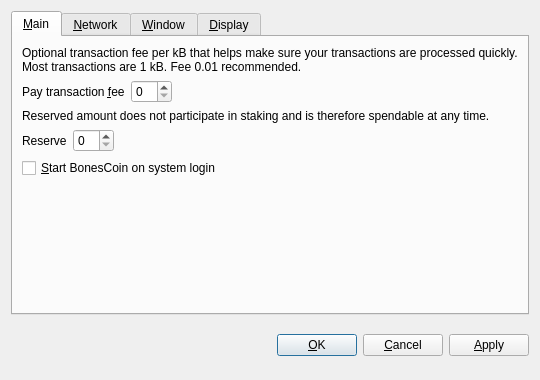
<?xml version="1.0" encoding="UTF-8"?>
<ui version="4.0">
 <class>OptionsDialog</class>
 <widget class="QDialog" name="OptionsDialog">
  <property name="geometry">
   <rect>
    <x>0</x>
    <y>0</y>
    <width>540</width>
    <height>380</height>
   </rect>
  </property>
  <property name="windowTitle">
   <string>Options</string>
  </property>
  <property name="modal">
   <bool>true</bool>
  </property>
  <layout class="QVBoxLayout" name="verticalLayout">
   <item>
    <widget class="QTabWidget" name="tabWidget">
     <property name="tabPosition">
      <enum>QTabWidget::North</enum>
     </property>
     <property name="currentIndex">
      <number>0</number>
     </property>
     <widget class="QWidget" name="tabMain">
      <attribute name="title">
       <string>&amp;Main</string>
      </attribute>
      <layout class="QVBoxLayout" name="verticalLayout_Main">
       <item>
        <widget class="QLabel" name="transactionFeeInfoLabel">
         <property name="text">
          <string>Optional transaction fee per kB that helps make sure your transactions are processed quickly. Most transactions are 1 kB. Fee 0.01 recommended.</string>
         </property>
         <property name="textFormat">
          <enum>Qt::PlainText</enum>
         </property>
         <property name="wordWrap">
          <bool>true</bool>
         </property>
        </widget>
       </item>
       <item>
        <layout class="QHBoxLayout" name="horizontalLayoutFee">
         <item>
          <widget class="QLabel" name="transactionFeeLabel">
           <property name="text">
            <string>Pay transaction &amp;fee</string>
           </property>
           <property name="textFormat">
            <enum>Qt::PlainText</enum>
           </property>
           <property name="buddy">
            <cstring>transactionFee</cstring>
           </property>
          </widget>
         </item>
         <item>
          <widget class="BitcoinAmountField" name="transactionFee"/>
         </item>
         <item>
          <spacer name="horizontalSpacerFee">
           <property name="orientation">
            <enum>Qt::Horizontal</enum>
           </property>
           <property name="sizeHint" stdset="0">
            <size>
             <width>40</width>
             <height>20</height>
            </size>
           </property>
          </spacer>
         </item>
        </layout>
       </item>
       <item>
        <widget class="QLabel" name="reserveBalanceInfoLabel">
         <property name="text">
          <string>Reserved amount does not participate in staking and is therefore spendable at any time.</string>
         </property>
         <property name="textFormat">
          <enum>Qt::PlainText</enum>
         </property>
         <property name="wordWrap">
          <bool>true</bool>
         </property>
        </widget>
       </item>
       <item>
        <layout class="QHBoxLayout" name="horizontalLayoutReserveBalance">
         <item>
          <widget class="QLabel" name="reserveBalanceLabel">
           <property name="text">
            <string>Reserve</string>
           </property>
           <property name="textFormat">
            <enum>Qt::PlainText</enum>
           </property>
           <property name="buddy">
            <cstring>reserveBalance</cstring>
           </property>
          </widget>
         </item>
         <item>
          <widget class="BitcoinAmountField" name="reserveBalance"/>
         </item>
         <item>
          <spacer name="horizontalSpacerReserveBalance">
           <property name="orientation">
            <enum>Qt::Horizontal</enum>
           </property>
           <property name="sizeHint" stdset="0">
            <size>
             <width>40</width>
             <height>20</height>
            </size>
           </property>
          </spacer>
         </item>
        </layout>
       </item>
       <item>
        <widget class="QCheckBox" name="bitcoinAtStartup">
         <property name="toolTip">
          <string>Automatically start BonesCoin after logging in to the system.</string>
         </property>
         <property name="text">
          <string>&amp;Start BonesCoin on system login</string>
         </property>
        </widget>
       </item>
       <item>
        <spacer name="verticalSpacer_Main">
         <property name="orientation">
          <enum>Qt::Vertical</enum>
         </property>
         <property name="sizeHint" stdset="0">
          <size>
           <width>20</width>
           <height>40</height>
          </size>
         </property>
        </spacer>
       </item>
      </layout>
     </widget>
     <widget class="QWidget" name="tabNetwork">
      <attribute name="title">
       <string>&amp;Network</string>
      </attribute>
      <layout class="QVBoxLayout" name="verticalLayout_Network">
       <item>
        <widget class="QCheckBox" name="mapPortUpnp">
         <property name="toolTip">
          <string>Automatically open the BonesCoin client port on the router. This only works when your router supports UPnP and it is enabled.</string>
         </property>
         <property name="text">
          <string>Map port using &amp;UPnP</string>
         </property>
        </widget>
       </item>
       <item>
        <widget class="QCheckBox" name="connectSocks">
         <property name="toolTip">
          <string>Connect to the BonesCoin network through a SOCKS proxy (e.g. when connecting through Tor).</string>
         </property>
         <property name="text">
          <string>&amp;Connect through SOCKS proxy:</string>
         </property>
        </widget>
       </item>
       <item>
        <layout class="QHBoxLayout" name="horizontalLayout_Network">
         <item>
          <widget class="QLabel" name="proxyIpLabel">
           <property name="text">
            <string>Proxy &amp;IP:</string>
           </property>
           <property name="textFormat">
            <enum>Qt::PlainText</enum>
           </property>
           <property name="buddy">
            <cstring>proxyIp</cstring>
           </property>
          </widget>
         </item>
         <item>
          <widget class="QValidatedLineEdit" name="proxyIp">
           <property name="maximumSize">
            <size>
             <width>140</width>
             <height>16777215</height>
            </size>
           </property>
           <property name="toolTip">
            <string>IP address of the proxy (e.g. 127.0.0.1)</string>
           </property>
          </widget>
         </item>
         <item>
          <widget class="QLabel" name="proxyPortLabel">
           <property name="text">
            <string>&amp;Port:</string>
           </property>
           <property name="textFormat">
            <enum>Qt::PlainText</enum>
           </property>
           <property name="buddy">
            <cstring>proxyPort</cstring>
           </property>
          </widget>
         </item>
         <item>
          <widget class="QLineEdit" name="proxyPort">
           <property name="maximumSize">
            <size>
             <width>55</width>
             <height>16777215</height>
            </size>
           </property>
           <property name="toolTip">
            <string>Port of the proxy (e.g. 9050)</string>
           </property>
          </widget>
         </item>
         <item>
          <widget class="QLabel" name="socksVersionLabel">
           <property name="text">
            <string>SOCKS &amp;Version:</string>
           </property>
           <property name="textFormat">
            <enum>Qt::PlainText</enum>
           </property>
           <property name="buddy">
            <cstring>socksVersion</cstring>
           </property>
          </widget>
         </item>
         <item>
          <widget class="QValueComboBox" name="socksVersion">
           <property name="toolTip">
            <string>SOCKS version of the proxy (e.g. 5)</string>
           </property>
          </widget>
         </item>
         <item>
          <spacer name="horizontalSpacer_Network">
           <property name="orientation">
            <enum>Qt::Horizontal</enum>
           </property>
           <property name="sizeHint" stdset="0">
            <size>
             <width>40</width>
             <height>20</height>
            </size>
           </property>
          </spacer>
         </item>
        </layout>
       </item>
       <item>
        <spacer name="verticalSpacer_Network">
         <property name="orientation">
          <enum>Qt::Vertical</enum>
         </property>
         <property name="sizeHint" stdset="0">
          <size>
           <width>20</width>
           <height>40</height>
          </size>
         </property>
        </spacer>
       </item>
      </layout>
     </widget>
     <widget class="QWidget" name="tabWindow">
      <attribute name="title">
       <string>&amp;Window</string>
      </attribute>
      <layout class="QVBoxLayout" name="verticalLayout_Window">
       <item>
        <widget class="QCheckBox" name="minimizeToTray">
         <property name="toolTip">
          <string>Show only a tray icon after minimizing the window.</string>
         </property>
         <property name="text">
          <string>&amp;Minimize to the tray instead of the taskbar</string>
         </property>
        </widget>
       </item>
       <item>
        <widget class="QCheckBox" name="minimizeOnClose">
         <property name="toolTip">
          <string>Minimize instead of exit the application when the window is closed. When this option is enabled, the application will be closed only after selecting Quit in the menu.</string>
         </property>
         <property name="text">
          <string>M&amp;inimize on close</string>
         </property>
        </widget>
       </item>
       <item>
        <spacer name="verticalSpacer_Window">
         <property name="orientation">
          <enum>Qt::Vertical</enum>
         </property>
         <property name="sizeHint" stdset="0">
          <size>
           <width>20</width>
           <height>40</height>
          </size>
         </property>
        </spacer>
       </item>
      </layout>
     </widget>
     <widget class="QWidget" name="tabDisplay">
      <attribute name="title">
       <string>&amp;Display</string>
      </attribute>
      <layout class="QVBoxLayout" name="verticalLayout_Display">
       <item>
        <layout class="QHBoxLayout" name="horizontalLayout_1_Display">
         <item>
          <widget class="QLabel" name="langLabel">
           <property name="text">
            <string>User Interface &amp;language:</string>
           </property>
           <property name="textFormat">
            <enum>Qt::PlainText</enum>
           </property>
           <property name="buddy">
            <cstring>lang</cstring>
           </property>
          </widget>
         </item>
         <item>
          <widget class="QValueComboBox" name="lang">
           <property name="toolTip">
            <string>The user interface language can be set here. This setting will take effect after restarting BonesCoin.</string>
           </property>
          </widget>
         </item>
        </layout>
       </item>
       <item>
        <layout class="QHBoxLayout" name="horizontalLayout_2_Display">
         <item>
          <widget class="QLabel" name="unitLabel">
           <property name="text">
            <string>&amp;Unit to show amounts in:</string>
           </property>
           <property name="textFormat">
            <enum>Qt::PlainText</enum>
           </property>
           <property name="buddy">
            <cstring>unit</cstring>
           </property>
          </widget>
         </item>
         <item>
          <widget class="QValueComboBox" name="unit">
           <property name="toolTip">
            <string>Choose the default subdivision unit to show in the interface and when sending coins.</string>
           </property>
          </widget>
         </item>
        </layout>
       </item>
       <item>
        <widget class="QCheckBox" name="displayAddresses">
         <property name="toolTip">
          <string>Whether to show BonesCoin addresses in the transaction list or not.</string>
         </property>
         <property name="text">
          <string>&amp;Display addresses in transaction list</string>
         </property>
        </widget>
       </item>
       <item>
        <widget class="QCheckBox" name="coinControlFeatures">
         <property name="toolTip">
          <string>Whether to show coin control features or not.</string>
         </property>
         <property name="text">
          <string>Display coin &amp;control features (experts only!)</string>
         </property>
        </widget>
       </item>
       <item>
        <spacer name="verticalSpacer_Display">
         <property name="orientation">
          <enum>Qt::Vertical</enum>
         </property>
         <property name="sizeHint" stdset="0">
          <size>
           <width>20</width>
           <height>40</height>
          </size>
         </property>
        </spacer>
       </item>
      </layout>
     </widget>
    </widget>
   </item>
   <item>
    <layout class="QHBoxLayout" name="horizontalLayout_Buttons">
     <item>
      <spacer name="horizontalSpacer_1">
       <property name="orientation">
        <enum>Qt::Horizontal</enum>
       </property>
       <property name="sizeHint" stdset="0">
        <size>
         <width>40</width>
         <height>48</height>
        </size>
       </property>
      </spacer>
     </item>
     <item>
      <widget class="QLabel" name="statusLabel">
       <property name="font">
        <font>
         <weight>75</weight>
         <bold>true</bold>
        </font>
       </property>
       <property name="text">
        <string/>
       </property>
       <property name="textFormat">
        <enum>Qt::PlainText</enum>
       </property>
       <property name="wordWrap">
        <bool>true</bool>
       </property>
      </widget>
     </item>
     <item>
      <spacer name="horizontalSpacer_2">
       <property name="orientation">
        <enum>Qt::Horizontal</enum>
       </property>
       <property name="sizeHint" stdset="0">
        <size>
         <width>40</width>
         <height>48</height>
        </size>
       </property>
      </spacer>
     </item>
     <item>
      <widget class="QPushButton" name="okButton">
       <property name="text">
        <string>&amp;OK</string>
       </property>
      </widget>
     </item>
     <item>
      <widget class="QPushButton" name="cancelButton">
       <property name="text">
        <string>&amp;Cancel</string>
       </property>
       <property name="autoDefault">
        <bool>false</bool>
       </property>
      </widget>
     </item>
     <item>
      <widget class="QPushButton" name="applyButton">
       <property name="text">
        <string>&amp;Apply</string>
       </property>
       <property name="autoDefault">
        <bool>false</bool>
       </property>
      </widget>
     </item>
    </layout>
   </item>
  </layout>
 </widget>
 <customwidgets>
  <customwidget>
   <class>BitcoinAmountField</class>
   <extends>QSpinBox</extends>
   <header>bitcoinamountfield.h</header>
  </customwidget>
  <customwidget>
   <class>QValueComboBox</class>
   <extends>QComboBox</extends>
   <header>qvaluecombobox.h</header>
  </customwidget>
  <customwidget>
   <class>QValidatedLineEdit</class>
   <extends>QLineEdit</extends>
   <header>qvalidatedlineedit.h</header>
  </customwidget>
 </customwidgets>
 <resources/>
 <connections/>
</ui>
